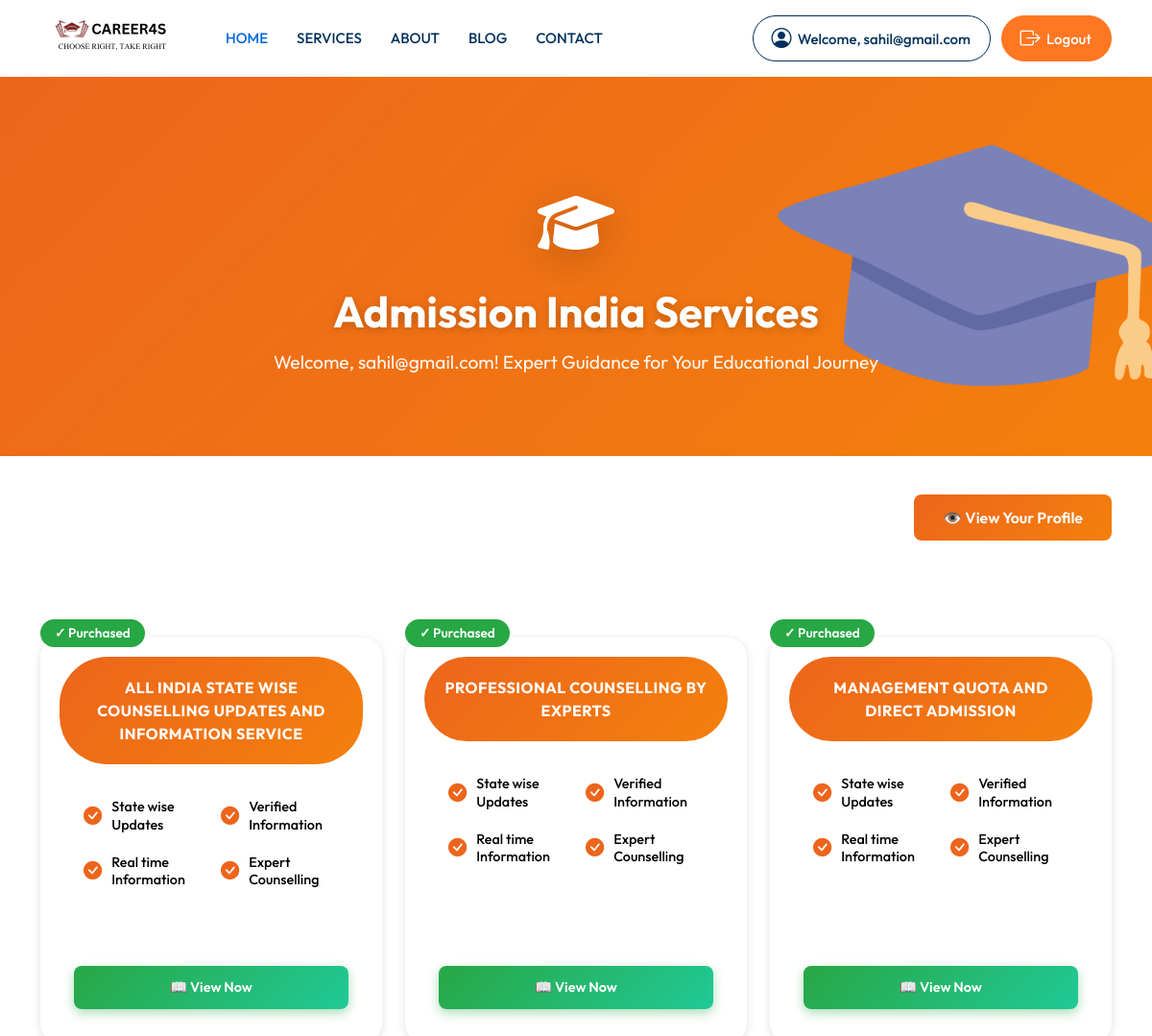
/admission-india/ (signed in), run on the app's committed database.
### main_app/models.py (models this page shows, shortened)
class AdmissionIndiaCard(models.Model):
    CARD_TYPE_CHOICES = [
        ('free', 'Free'),
        ('paid', 'Paid'),
    ]
    title = models.CharField(max_length=200, help_text="Card title (e.g., ALL INDIA STATE WISE COUNSELLING)")
    feature_1 = models.CharField(max_length=100, default="State wise Updates", help_text="Feature 1")
    feature_2 = models.CharField(max_length=100, default="Verified Information", help_text="Feature 2")
    feature_3 = models.CharField(max_length=100, default="Real time Information", help_text="Feature 3")
    feature_4 = models.CharField(max_length=100, default="Expert Counselling", help_text="Feature 4")
    redirect_link = models.CharField(max_length=500, blank=True, help_text="Card click pe kaha redirect ho?")
    card_type = models.CharField(max_length=10, choices=CARD_TYPE_CHOICES, default='free', help_text="Free ya Paid?")
    price = models.DecimalField(max_digits=10, decimal_places=2, default=0, help_text="Price (agar paid hai to yaha likho)")
    description = models.TextField(blank=True, help_text="Card ke baare mein description")
    border_gradient_start = models.CharField(max_length=7, default="#ED651C", help_text="Gradient start color")
    border_gradient_end = models.CharField(max_length=7, default="#F4800C", help_text="Gradient end color")
    order = models.IntegerField(default=0, help_text="Display order (0, 1, 2...)")
    is_active = models.BooleanField(default=True, help_text="Show on page?")
    created_at = models.DateTimeField(auto_now_add=True)
    updated_at = models.DateTimeField(auto_now=True)
    created_by = models.ForeignKey(User, on_delete=models.SET_NULL, null=True, blank=True)
    class Meta:
        ordering = ['order', 'id']
        verbose_name = "Admission India Card"
        verbose_name_plural = "Admission India Cards"

### main_app/views.py (the view)
@never_cache
@login_required(login_url='main_app:user_login')
def admission_india_services_view(request):
    if request.user.is_staff or request.user.is_superuser:
        messages.info(request, 'Admins can access from admin panel.')
        return redirect('main_app:admin_dashboard')
    try:
        student = UserRegistration.objects.get(user=request.user)
    except UserRegistration.DoesNotExist:
        student = None
    all_cards = AdmissionIndiaCard.objects.filter(is_active=True).order_by('order', 'id')
    purchased_card_ids = set()
    if student:
        purchased_card_ids = set(
            StudentCardPurchase.objects.filter(
                student=student,
                payment_status='completed'
            ).values_list('card_id', flat=True)
        )
    cards_to_display = []
    for card in all_cards:
        is_purchased = card.id in purchased_card_ids
        card_data = {
            'id': card.id,
            'title': card.title,
            'feature_1': card.feature_1,
            'feature_2': card.feature_2,
            'feature_3': card.feature_3,
            'feature_4': card.feature_4,
            'redirect_link': card.redirect_link,
            'border_gradient_start': card.border_gradient_start,
            'border_gradient_end': card.border_gradient_end,
            'card_type': card.card_type,  # 'free' or 'paid'
            'price': card.price,
            'is_purchased': is_purchased,
        }
        cards_to_display.append(card_data)
    context = {
        'cards': cards_to_display,
        'student': student,
    }
    return render(request, 'admission_india_services.html', context)

### templates/admission_india_services.html (shortened to what this page needs)
{% extends 'base.html' %}
{% load static %}
{% block content %}
<section class="services-hero">
    <div class="container">
        <div class="row justify-content-center">
            <div class="col-lg-8 col-md-10 text-center hero-content">
                <div class="hero-icon">
                </div>
                <h1>Admission India Services</h1>
                <p>Welcome, {{ request.user.username }}! Expert Guidance for Your Educational Journey</p>
            </div>
        </div>
    </div>
</section>
{% if student %}
<section style="padding: 40px 0; text-align: center;">
    <div class="container">
        <button class="profile-view-btn" onclick="openProfileModal()">👁️ View Your Profile</button>
    </div>
</section>
{% endif %}
<section class="feature-section">
    <div class="container">
        <div class="row g-4">
            {% for card in cards %}
            <div class="col-lg-4 col-md-12">
                {% if card.card_type == 'paid' and not card.is_purchased %}
                <div class="badge badge-lock">🔒 ₹{{ card.price }}</div>
                    <div class="feature-box" style="--gradient-start: {{ card.border_gradient_start }}; --gradient-end: {{ card.border_gradient_end }}; opacity: 0.6; display: flex; flex-direction: column;">
                        <div class="feature-header">
                            <h3>{{ card.title }}</h3>
                        </div>
                        <div class="feature-content">
                            <div class="feature-item">
                                <i class="bi bi-check-circle-fill"></i>
                                <span>{{ card.feature_1 }}</span>
                            </div>
                            <div class="feature-item">
                                <i class="bi bi-check-circle-fill"></i>
                                <span>{{ card.feature_2 }}</span>
                            </div>
                            <div class="feature-item">
                                <i class="bi bi-check-circle-fill"></i>
                                <span>{{ card.feature_3 }}</span>
                            </div>
                            <div class="feature-item">
                                <i class="bi bi-check-circle-fill"></i>
                                <span>{{ card.feature_4 }}</span>
                            </div>
                        </div>
                        <div style="margin-top: auto; padding: 15px; text-align: center;">
                            <form method="POST" action="{% url 'main_app:purchase_card' card.id %}" style="margin: 0;">
                                {% csrf_token %}
                                <button type="submit" class="card-button" style="width: 100%;">💳 Buy Now - ₹{{ card.price }}</button>
                            </form>
                        </div>
                    </div>
                {% else %}
                    <a href="{{ card.redirect_link }}" style="text-decoration: none;">
                            {% if card.is_purchased %}
                                <div class="badge badge-purchased">✓ Purchased</div>
                            {% elif card.card_type == 'free' %}
                                <div class="badge badge-free">🎉 FREE</div>
                            {% endif %}
                        <div class="feature-box" style="--gradient-start: {{ card.border_gradient_start }}; --gradient-end: {{ card.border_gradient_end }}; display: flex; flex-direction: column;">
                            <div class="feature-header">
                                <h3>{{ card.title }}</h3>
                            </div>
                            <div class="feature-content">
                                <div class="feature-item">
                                    <i class="bi bi-check-circle-fill"></i>
                                    <span>{{ card.feature_1 }}</span>
                                </div>
                                <div class="feature-item">
                                    <i class="bi bi-check-circle-fill"></i>
                                    <span>{{ card.feature_2 }}</span>
                                </div>
                                <div class="feature-item">
                                    <i class="bi bi-check-circle-fill"></i>
                                    <span>{{ card.feature_3 }}</span>
                                </div>
                                <div class="feature-item">
                                    <i class="bi bi-check-circle-fill"></i>
                                    <span>{{ card.feature_4 }}</span>
                                </div>
                            </div>
                            <div style="margin-top: auto; padding: 15px; text-align: center;">
                                <a href="{{ card.redirect_link }}" class="card-button card-button-green" style="width: 100%; display: block;">📖 View Now</a>
                            </div>
                        </div>
                    </a>
                {% endif %}
            </div>
            {% endfor %}
        </div>
    </div>
</section>
{% endblock %}

### templates/base.html (shortened to what this page needs)
{% load static %}
<!DOCTYPE html>
<html lang="en">
<head>
	<link href="{% static 'css/styles.css' %}" rel="stylesheet">
	<link href="{% static 'css/colors.css' %}" rel="stylesheet">
</head>
<body class="red-skin">
	<div id="main-wrapper">
		<div class="header header-light head-shadow">
			<div class="container">
				<nav id="navigation" class="navigation navigation-landscape">
					<div class="nav-header">
						<a class="nav-brand" href="{% url 'main_app:home' %}">
							<img src="{% static 'img/Untitled-design.png' %}" class="logo" alt="" />
						</a>
					</div>
					<div class="nav-menus-wrapper">
						<ul class="nav-menu">
							<li class="active"><a href="#">HOME</a>
							</li>
							<li><a href="#">SERVICES</a>
							</li>
							<li><a href="#">ABOUT</a>
							</li>
							<li><a href="#">BLOG</a>
							</li>
							<li><a href="#">CONTACT</a>
						</ul>
						<ul class="nav-menu nav-menu-social align-to-right">
							{% if user.is_authenticated %}
								<li class="become-tutor">
									<a href="#"><i class="bi bi-person-circle"></i>Welcome, {{ user.username }}</a>
								</li>
								<li class="join-btn">
									<a href="{% url 'main_app:admin_logout' %}"><i class="bi bi-box-arrow-right"></i>Logout</a>
								</li>
							{% endif %}
						</ul>
					</div>
				</nav>
			</div>
		</div>
		{% block content %}{% endblock %}
	</div>
</body>
</html>

### data on the page
AdmissionIndiaCard: title "ALL INDIA STATE WISE COUNSELLING UPDATES AND INFORMATION SERVICE", card_type "paid" (drawn), feature_1 "State wise Updates", feature_2 "Verified Information", feature_3 "Real time Information", feature_4 "Expert Counselling"
AdmissionIndiaCard: title "PROFESSIONAL COUNSELLING BY EXPERTS", card_type "paid" (drawn), feature_1 "State wise Updates", feature_2 "Verified Information", feature_3 "Real time Information", feature_4 "Expert Counselling"
AdmissionIndiaCard: title "MANAGEMENT QUOTA AND DIRECT ADMISSION", card_type "paid" (drawn), feature_1 "State wise Updates", feature_2 "Verified Information", feature_3 "Real time Information", feature_4 "Expert Counselling"

### other printed values
{{ user.username }} "sahil@gmail.com"
{{ request.user.username }} "sahil@gmail.com"
